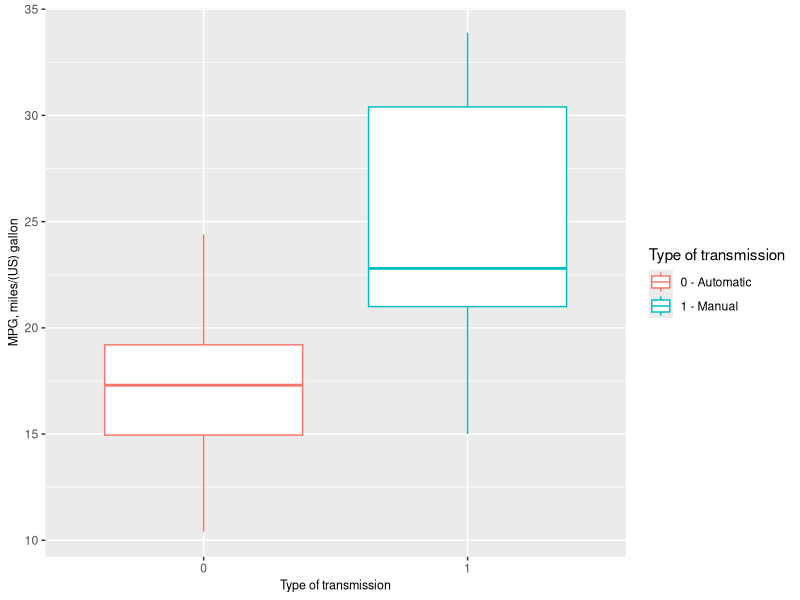

This chart was generated by the following R code:
## ---- chunk 1
library(knitr)
library(ggplot2)
library(plyr)
knitr::opts_chunk$set(
  warning=FALSE,
  message=FALSE,
  echo=FALSE,
  dpi=600,
  fig.width=3,
  fig.height=3,
  dev="png",
  dev.args=list(type="cairo"),
  error=FALSE
)
## ---- chunk 2
data(mtcars)
ggplot(data=mtcars, aes(x=factor(am), y=mpg)) +
        geom_boxplot(aes(group=factor(am), color=factor(am))) +
        labs(x="Type of transmission", y = "MPG, miles/(US) gallon") +
        theme(axis.title.x = element_text(size=9), axis.title.y = element_text(size=9)) +
        scale_color_discrete(name="Type of transmission",
                             labels=c("0 - Automatic", "1 - Manual"))
## ---- chunk 3
ls1 <- lm(mpg~am, data=mtcars)
summary(ls1)
